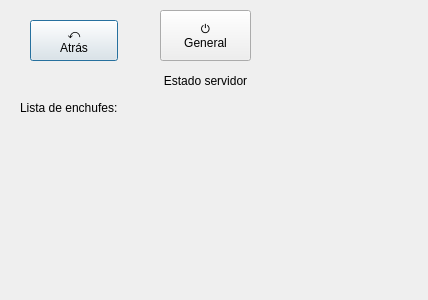
<?xml version="1.0" encoding="UTF-8"?>
<ui version="4.0">
 <class>Dialog</class>
 <widget class="QDialog" name="Dialog">
  <property name="geometry">
   <rect>
    <x>0</x>
    <y>0</y>
    <width>428</width>
    <height>300</height>
   </rect>
  </property>
  <property name="windowTitle">
   <string>Lista de enchufes</string>
  </property>
  <widget class="QPushButton" name="back_button">
   <property name="geometry">
    <rect>
     <x>30</x>
     <y>20</y>
     <width>88</width>
     <height>41</height>
    </rect>
   </property>
   <property name="text">
    <string>⤺
Atrás</string>
   </property>
  </widget>
  <widget class="QPushButton" name="general_button">
   <property name="enabled">
    <bool>true</bool>
   </property>
   <property name="geometry">
    <rect>
     <x>160</x>
     <y>10</y>
     <width>91</width>
     <height>51</height>
    </rect>
   </property>
   <property name="text">
    <string>⏻
General</string>
   </property>
  </widget>
  <widget class="QLabel" name="status_label">
   <property name="geometry">
    <rect>
     <x>120</x>
     <y>60</y>
     <width>171</width>
     <height>41</height>
    </rect>
   </property>
   <property name="text">
    <string>Estado servidor</string>
   </property>
   <property name="alignment">
    <set>Qt::AlignCenter</set>
   </property>
  </widget>
  <widget class="QLabel" name="const_plug_list_label">
   <property name="geometry">
    <rect>
     <x>20</x>
     <y>100</y>
     <width>151</width>
     <height>16</height>
    </rect>
   </property>
   <property name="text">
    <string>Lista de enchufes:</string>
   </property>
  </widget>
  <widget class="QWidget" name="verticalLayoutWidget">
   <property name="geometry">
    <rect>
     <x>20</x>
     <y>130</y>
     <width>391</width>
     <height>151</height>
    </rect>
   </property>
   <layout class="QVBoxLayout" name="verticalLayout"/>
  </widget>
 </widget>
 <resources/>
 <connections/>
</ui>
